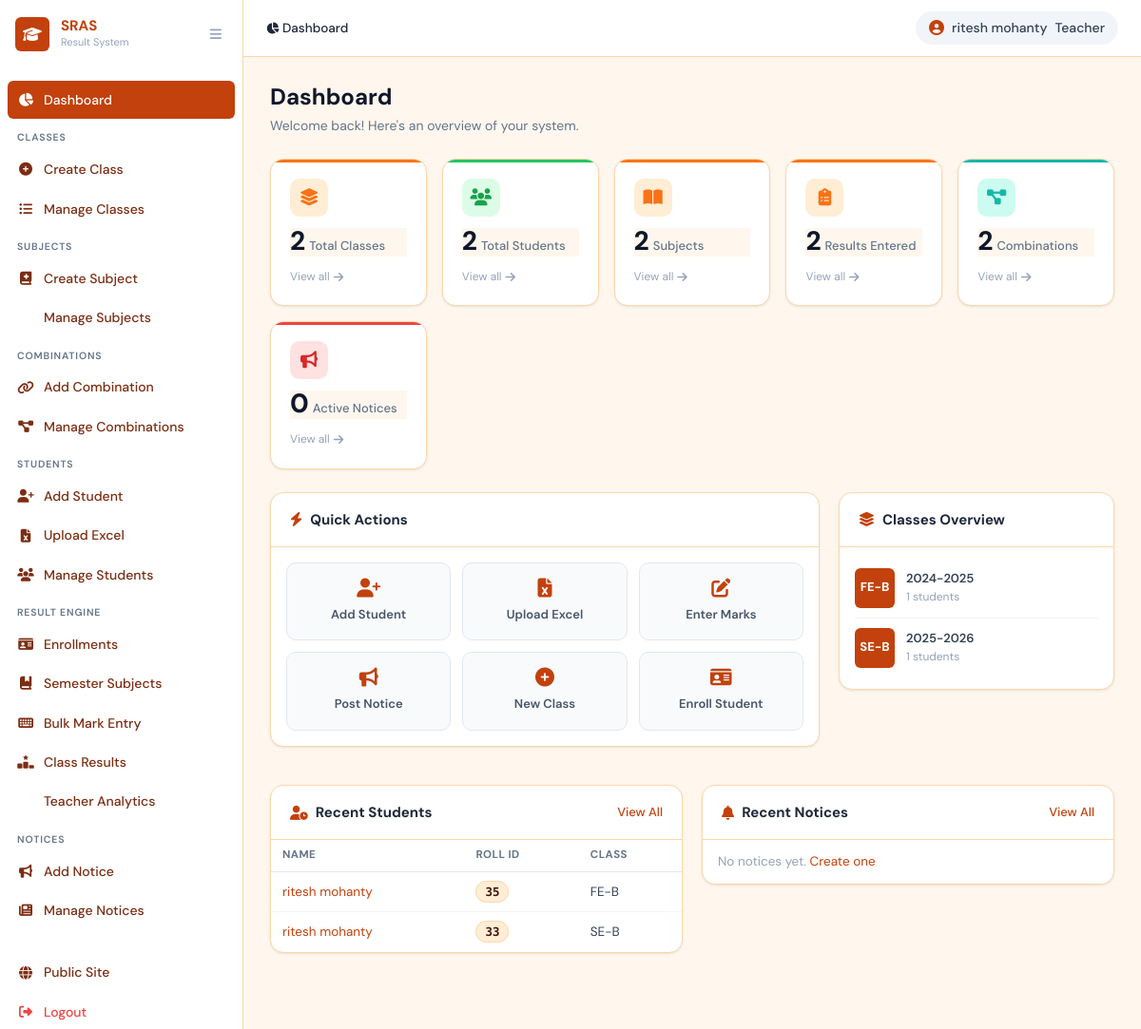
Before: /dashboard/ (signed in) with the older database file.
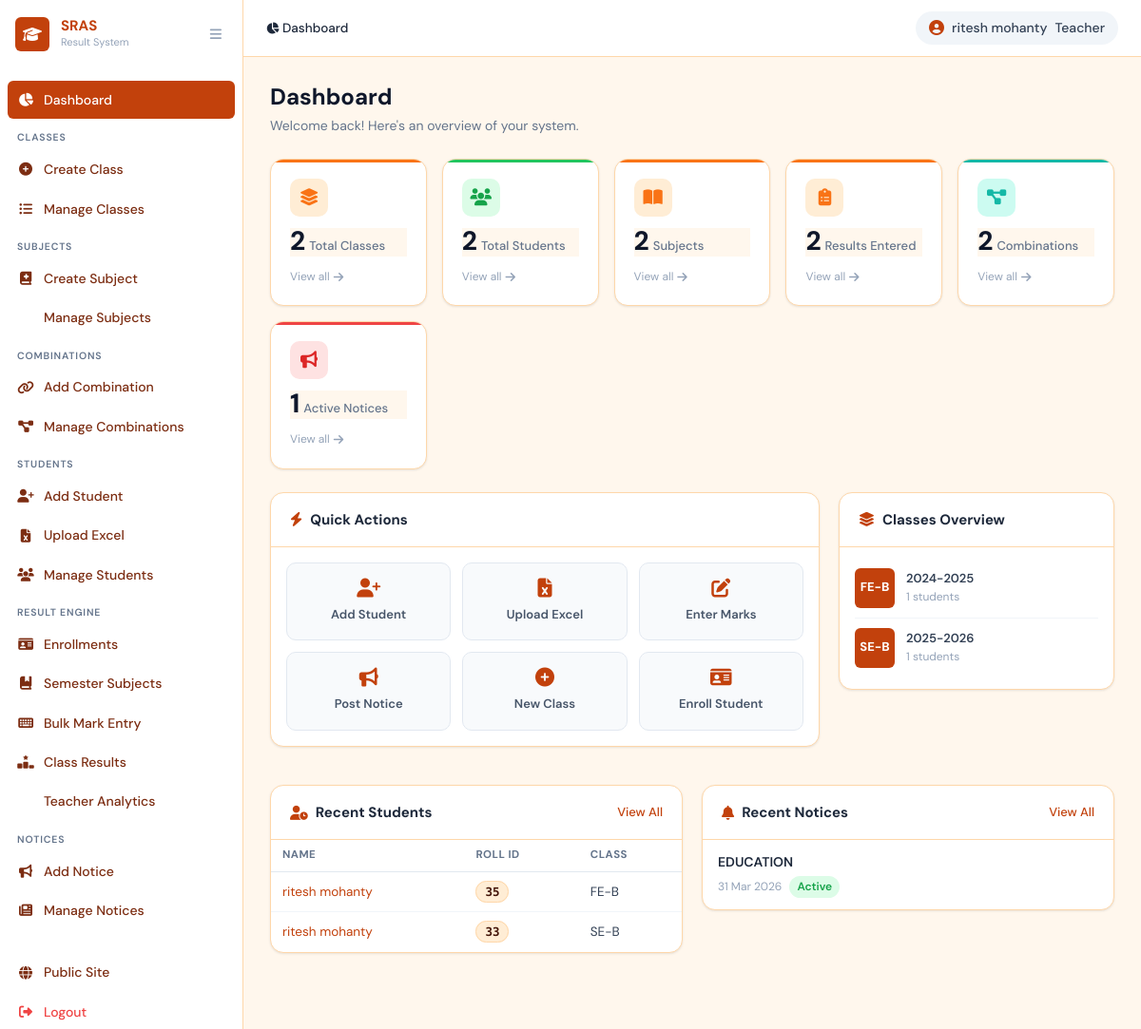
After: the same page with the newer database file.
### core/models.py (models this page shows, shortened)
class StudentClass(models.Model):
    CLASS_YEAR_CHOICES = [
        ('FE', 'First Year (FE)'), ('SE', 'Second Year (SE)'),
        ('TE', 'Third Year (TE)'), ('BE', 'Fourth Year (BE)'),
    ]
    class_year    = models.CharField(max_length=2, choices=CLASS_YEAR_CHOICES, verbose_name='Class Year')
    section       = models.CharField(max_length=5, verbose_name='Section', help_text='e.g. A, B, C')
    academic_year = models.CharField(max_length=10, verbose_name='Academic Year', help_text='e.g. 2024-25')
    created_at    = models.DateTimeField(auto_now_add=True)
    updated_at    = models.DateTimeField(auto_now=True)
    class Meta:
        unique_together = ('class_year', 'section', 'academic_year')
        ordering = ['class_year', 'section', 'academic_year']
        verbose_name = 'Student Class'
        verbose_name_plural = 'Student Classes'
    @property
    def display_name(self):
        return f"{self.class_year}-{self.section}"

class Enrollment(models.Model):
    student       = models.ForeignKey(Student, on_delete=models.CASCADE,
                                       related_name='enrollments', verbose_name='Student')
    student_class = models.ForeignKey(StudentClass, on_delete=models.CASCADE,
                                       related_name='enrollments', verbose_name='Class')
    academic_year = models.CharField(max_length=10, verbose_name='Academic Year',
                                      help_text='e.g. 2024-25')
    roll_id       = models.CharField(max_length=30, verbose_name='Roll ID')
    created_at    = models.DateTimeField(auto_now_add=True)
    updated_at    = models.DateTimeField(auto_now=True)
    class Meta:
        verbose_name = 'Enrollment'
        verbose_name_plural = 'Enrollments'
        ordering = ['academic_year', 'roll_id']
        constraints = [
            models.UniqueConstraint(fields=['student', 'academic_year'],
                                    name='unique_student_per_year'),
            models.UniqueConstraint(fields=['student_class', 'academic_year', 'roll_id'],
                                    name='unique_roll_in_class_year'),
        ]
        indexes = [
            models.Index(fields=['student_class', 'academic_year']),
            models.Index(fields=['academic_year', 'roll_id']),
        ]

class Student(models.Model):
    GENDER_CHOICES = [('Male', 'Male'), ('Female', 'Female'), ('Other', 'Other')]
    name          = models.CharField(max_length=150, verbose_name='Full Name')
    email         = models.EmailField(blank=True, verbose_name='Email Address')
    gender        = models.CharField(max_length=10, choices=GENDER_CHOICES, verbose_name='Gender')
    date_of_birth = models.DateField(null=True, blank=True, verbose_name='Date of Birth')
    created_at    = models.DateTimeField(auto_now_add=True)
    updated_at    = models.DateTimeField(auto_now=True)
    class Meta:
        ordering = ['name']
        verbose_name = 'Student'
        verbose_name_plural = 'Students'

class Notice(models.Model):
    title      = models.CharField(max_length=200, verbose_name='Notice Title')
    content    = models.TextField(verbose_name='Content')
    is_active  = models.BooleanField(default=True, verbose_name='Active')
    created_at = models.DateTimeField(auto_now_add=True)
    updated_at = models.DateTimeField(auto_now=True)
    class Meta:
        ordering = ['-created_at']
        verbose_name = 'Notice'
        verbose_name_plural = 'Notices'

### core/views.py (the view)
    def wrapper(request, *args, **kwargs):
        if not _get_current_teacher(request):
            messages.error(request, 'You must be logged in as a teacher.')
            return redirect('login')
        return view_func(request, *args, **kwargs)

### core/views.py (called while the page is built)
def _get_current_teacher(request):
    if request.session.get('user_type') != 'teacher':
        return None
    return Teacher.objects.filter(pk=request.session.get('user_id'), is_active=True).first()

def teacher_required(view_func):
    def wrapper(request, *args, **kwargs):
        if not _get_current_teacher(request):
            messages.error(request, 'You must be logged in as a teacher.')
            return redirect('login')
        return view_func(request, *args, **kwargs)
    wrapper.__name__ = view_func.__name__
    return wrapper

### core/templates/core/dashboard.html (shortened to what the changed rows need)
{% extends 'core/base.html' %}
{% block content %}
<div class="page-header">
  <div>
    <h1 class="page-title">Dashboard</h1>
  </div>
</div>
<div class="stats-grid">
  <div class="stat-card stat-red">
    <div class="stat-card-body">
      <span class="stat-card-num">{{ stats.notices }}</span>
      <span class="stat-card-label">Active Notices</span>
    </div>
  </div>
</div>
<div class="section-row">
  <div class="section-card flex-2">
    <div class="card-header">
      <h2 class="card-title">
        <i class="fas fa-bolt"></i> Quick Actions
      </h2>
    </div>
  </div>
  <div class="section-card flex-1">
    <div class="card-header">
      <h2 class="card-title">
        <i class="fas fa-layer-group"></i> Classes Overview
      </h2>
    </div>
    <div class="class-list-mini">
      {% for cls in classes_with_counts %}
      <div class="class-mini-item">
        <div class="class-mini-badge">
          {{ cls.class_year }}-{{ cls.section }}
        </div>
        <div class="class-mini-info">
          <span class="class-mini-year">
            {{ cls.academic_year }}
          </span>
          <span class="class-mini-count">
            {{ cls.student_count }} students
          </span>
        </div>
      </div>
      {% empty %}
      <p class="empty-state-sm">
        No classes yet.
        <a href="{% url 'class_create' %}">Create one</a>
      </p>
      {% endfor %}
    </div>
  </div>
</div>
<div class="section-row">
  <div class="section-card flex-1">
    <div class="card-header">
      <h2 class="card-title">
        <i class="fas fa-user-clock"></i> Recent Students
      </h2>
    </div>
    <table class="mini-table">
      <thead>
        <tr>
          <th>Name</th>
          <th>Roll ID</th>
          <th>Class</th>
        </tr>
      </thead>
      <tbody>
        {% for enr in recent_students %}
        <tr>
          <td>
            <a href="{% url 'student_detail' enr.student.pk %}">
              {{ enr.student.name }}
            </a>
          </td>
          <td>
            <span class="badge-roll">
              {{ enr.roll_id }}
            </span>
          </td>
          <td>
            {{ enr.student_class.display_name }}
          </td>
        </tr>
        {% empty %}
        <tr>
          <td colspan="3" class="empty-td">
            No students yet.
          </td>
        </tr>
        {% endfor %}
      </tbody>
    </table>
  </div>
  <div class="section-card flex-1">
    <div class="card-header">
      <h2 class="card-title">
        <i class="fas fa-bell"></i> Recent Notices
      </h2>
    </div>
    <div class="notice-list-mini">
      {% for notice in recent_notices %}
      <div class="notice-mini {% if not notice.is_active %}notice-inactive{% endif %}">
        <div class="notice-mini-title">
          {{ notice.title }}
        </div>
        <div class="notice-mini-meta">
          {{ notice.created_at|date:"d M Y" }}
          {% if notice.is_active %}
          <span class="badge-active">Active</span>
          {% else %}
          <span class="badge-inactive">Inactive</span>
          {% endif %}
        </div>
      </div>
      {% empty %}
      <p class="empty-state-sm">
        No notices yet.
        <a href="{% url 'notice_create' %}">Create one</a>
      </p>
      {% endfor %}
    </div>
  </div>
</div>
{% endblock %}

Changed rows visible on the page:
added Notice: title "EDUCATION", created_at "31 Mar 2026", is_active "Active"
Other visible differences:
{{ stats.notices }}: "0" → "1"
text no longer shown: "No notices yet. Create one"
